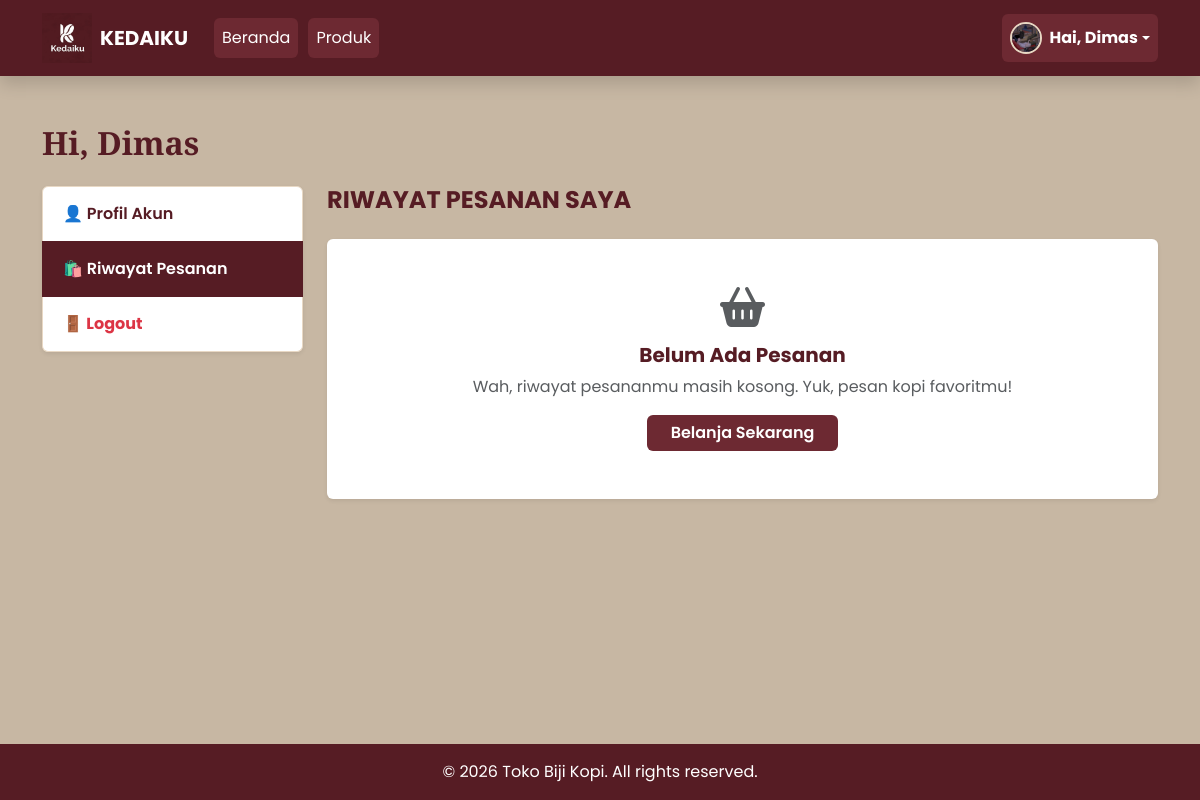
Before: /pesanan.php (signed in) with the older database file.
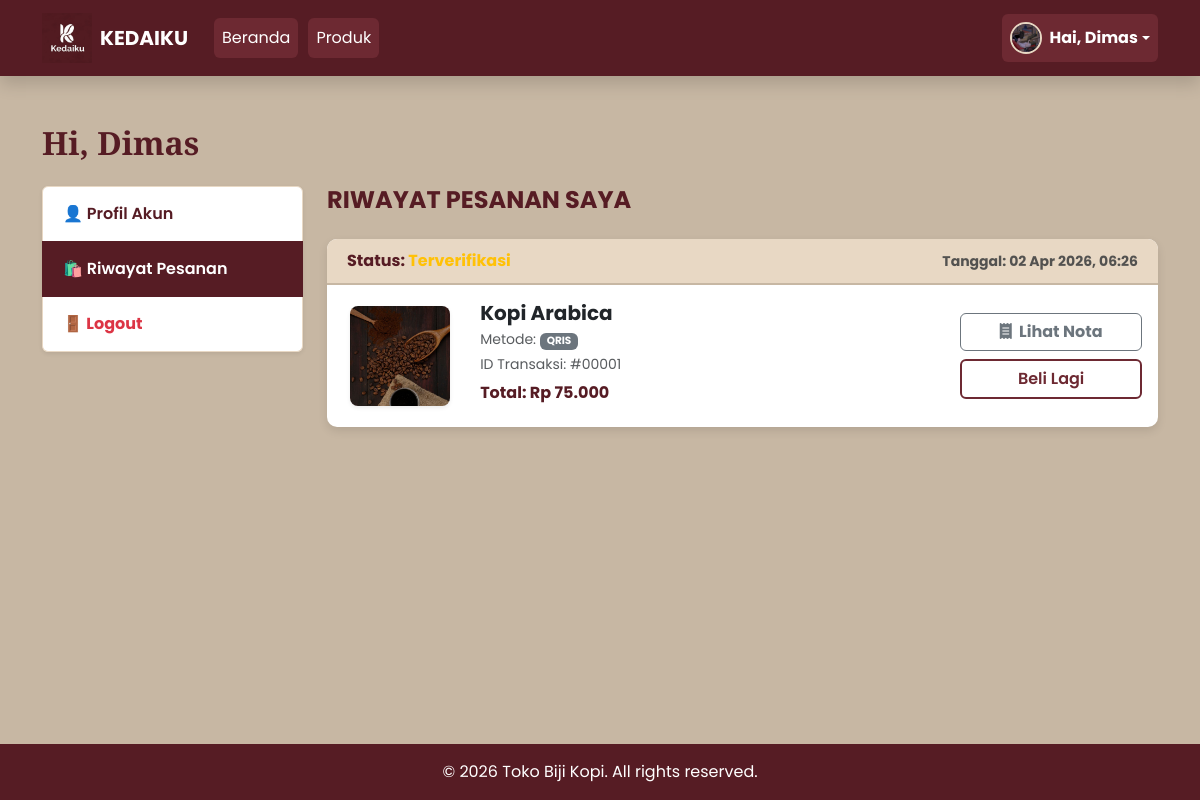
After: the same page with the newer database file.
### tables this page shows
CREATE TABLE IF NOT EXISTS `pesanan_header` (
  `id` int NOT NULL AUTO_INCREMENT,
  `nama` varchar(100) NOT NULL,
  `email` varchar(100) NOT NULL,
  `pembayaran` varchar(50) NOT NULL,
  `tanggal` timestamp NULL DEFAULT CURRENT_TIMESTAMP,
  `total` int NOT NULL,
  `status` varchar(50) DEFAULT 'Menunggu Pembayaran',
  `bukti` varchar(255) DEFAULT NULL,
  PRIMARY KEY (`id`)
);

CREATE TABLE IF NOT EXISTS `produk` (
  `id` int NOT NULL AUTO_INCREMENT,
  `nama` varchar(100) DEFAULT NULL,
  `harga` int DEFAULT NULL,
  `gambar` varchar(200) DEFAULT NULL,
  `stok` int NOT NULL DEFAULT '0',
  PRIMARY KEY (`id`)
);

### pesanan.php (the view, shortened to what the changed rows need)
<?php
include 'koneksi.php';
$username_login = $_SESSION['username'];
?>
<!DOCTYPE html>
<html lang="id">
<head>
    <link rel="stylesheet" href="https://cdn.jsdelivr.net/npm/bootstrap@5.3.2/dist/css/bootstrap.min.css">
    <link rel="stylesheet" href="assets/css/style.css">
    <link rel="stylesheet" href="https://cdnjs.cloudflare.com/ajax/libs/font-awesome/6.4.2/css/all.min.css">
</head>
<body class="d-flex flex-column min-vh-100">
    <div class="container my-5 flex-grow-1">
        <h2 class="fw-bold text-velvet mb-4">Hi, <?php echo $_SESSION['username']; ?></h2>
        <div class="row mt-4">
            <div class="col-md-9">
                <?php
                $query_pesanan = $koneksi->query("SELECT * FROM pesanan_header WHERE nama='$username_login' ORDER BY id DESC");
                if ($query_pesanan->num_rows > 0) {
                    while ($row = $query_pesanan->fetch_assoc()) {
                        $id_pesanan = $row['id'];
                        $query_detail = $koneksi->query("SELECT p.nama as nama_produk, p.gambar
                                                         FROM pesanan_detail pd
                                                         JOIN produk p ON pd.produk_id = p.id
                                                         WHERE pd.id_pesanan='$id_pesanan' LIMIT 1");
                        $detail = $query_detail->fetch_assoc();
                        $status = isset($row['status']) ? $row['status'] : 'Diproses';
                        $warna_status = (strtolower($status) == 'selesai') ? 'text-success' : 'text-warning';
                ?>
                    <div class="card card-pesanan">
                        <div class="card-pesanan-header d-flex justify-content-between align-items-center">
                            <span>Status: <span class="<?php echo $warna_status; ?> fw-bold"><?php echo $status; ?></span></span>
                            <span class="small text-muted">Tanggal: <?php echo date('d M Y, H:i', strtotime($row['tanggal'])); ?></span>
                        </div>
                        <div class="card-body">
                            <div class="row align-items-center">
                                <div class="col-md-2 text-center mb-3 mb-md-0">
                                    <?php if($detail && !empty($detail['gambar'])) { ?>
                                        <img src="assets/gambar/<?php echo $detail['gambar']; ?>" class="img-pesanan shadow-sm">
                                    <?php } else { ?>
                                        <div class="img-pesanan bg-light d-flex align-items-center justify-content-center shadow-sm fs-1 text-muted">☕</div>
                                    <?php } ?>
                                </div>
                                <div class="col-md-7">
                                    <h5 class="fw-bold mb-1">
                                        <?php echo $detail ? $detail['nama_produk'] : 'Pesanan Kopi'; ?>
                                    </h5>
                                    <p class="text-muted small mb-1">Metode: <span class="badge bg-secondary"><?php echo $row['pembayaran']; ?></span></p>
                                    <p class="text-muted small mb-2">ID Transaksi: #<?php echo str_pad($id_pesanan, 5, '0', STR_PAD_LEFT); ?></p>
                                    <h6 class="fw-bold text-velvet">Total: Rp <?php echo number_format($row['total'], 0, ',', '.'); ?></h6>
                                </div>
                                <div class="col-md-3 text-md-end text-center mt-3 mt-md-0 d-flex flex-column gap-2">
                                    <a href="nota.php?id=<?php echo $id_pesanan; ?>" class="btn btn-outline-secondary w-100 fw-bold">
                                        <i class="fa-solid fa-receipt me-1"></i> Lihat Nota
                                    </a>
                                    <a href="produk.php" class="btn btn-outline-main w-100">Beli Lagi</a>
                                </div>
                            </div>
                        </div>
                    </div>
                <?php
                    }
                } else {
                ?>
                    <div class="alert text-center py-5 border-0 shadow-sm" style="background-color: #fff; color: #561c24;">
                        <i class="fa-solid fa-basket-shopping fs-1 mb-3 text-muted"></i>
                        <h5 class="fw-bold">Belum Ada Pesanan</h5>
                        <p class="text-muted mb-3">Wah, riwayat pesananmu masih kosong. Yuk, pesan kopi favoritmu!</p>
                        <a href="produk.php" class="btn btn-main px-4">Belanja Sekarang</a>
                    </div>
                <?php } ?>
            </div>
        </div>
    </div>
</body>
</html>

Changed rows visible on the page:
added pesanan_header: status "Terverifikasi", tanggal "02 Apr 2026, 06:26", produk.gambar (picture), produk.nama "Kopi Arabica", pembayaran "QRIS", id "00001", total "75.000"
Other visible differences:
text no longer shown: "Belum Ada Pesanan Wah, riwayat pesananmu masih kosong. Yuk, pesan kopi favoritmu! Belanja Sekarang"
